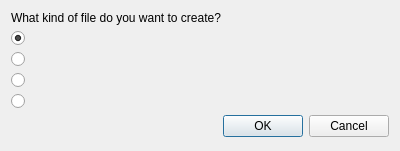
<?xml version="1.0" encoding="UTF-8"?>
<ui version="4.0">
 <class>FileNewDialog</class>
 <widget class="QDialog" name="FileNewDialog">
  <property name="geometry">
   <rect>
    <x>0</x>
    <y>0</y>
    <width>400</width>
    <height>151</height>
   </rect>
  </property>
  <property name="windowTitle">
   <string>New File</string>
  </property>
  <layout class="QVBoxLayout" name="verticalLayout">
   <property name="spacing">
    <number>-1</number>
   </property>
   <item>
    <widget class="QLabel" name="label">
     <property name="sizePolicy">
      <sizepolicy hsizetype="Preferred" vsizetype="Fixed">
       <horstretch>0</horstretch>
       <verstretch>0</verstretch>
      </sizepolicy>
     </property>
     <property name="text">
      <string>What kind of file do you want to create?</string>
     </property>
    </widget>
   </item>
   <item>
    <widget class="QRadioButton" name="choiceSchematic">
     <property name="checked">
      <bool>true</bool>
     </property>
    </widget>
   </item>
   <item>
    <widget class="QRadioButton" name="choiceSymbol"/>
   </item>
   <item>
    <widget class="QRadioButton" name="choiceLayout">
     <property name="checked">
      <bool>false</bool>
     </property>
    </widget>
   </item>
   <item>
    <widget class="QRadioButton" name="choiceText"/>
   </item>
   <item>
    <widget class="QDialogButtonBox" name="buttonBox">
     <property name="orientation">
      <enum>Qt::Horizontal</enum>
     </property>
     <property name="standardButtons">
      <set>QDialogButtonBox::Cancel|QDialogButtonBox::Ok</set>
     </property>
    </widget>
   </item>
  </layout>
 </widget>
 <resources/>
 <connections>
  <connection>
   <sender>buttonBox</sender>
   <signal>accepted()</signal>
   <receiver>FileNewDialog</receiver>
   <slot>accept()</slot>
   <hints>
    <hint type="sourcelabel">
     <x>252</x>
     <y>232</y>
    </hint>
    <hint type="destinationlabel">
     <x>157</x>
     <y>236</y>
    </hint>
   </hints>
  </connection>
  <connection>
   <sender>buttonBox</sender>
   <signal>rejected()</signal>
   <receiver>FileNewDialog</receiver>
   <slot>reject()</slot>
   <hints>
    <hint type="sourcelabel">
     <x>320</x>
     <y>232</y>
    </hint>
    <hint type="destinationlabel">
     <x>286</x>
     <y>236</y>
    </hint>
   </hints>
  </connection>
 </connections>
</ui>
